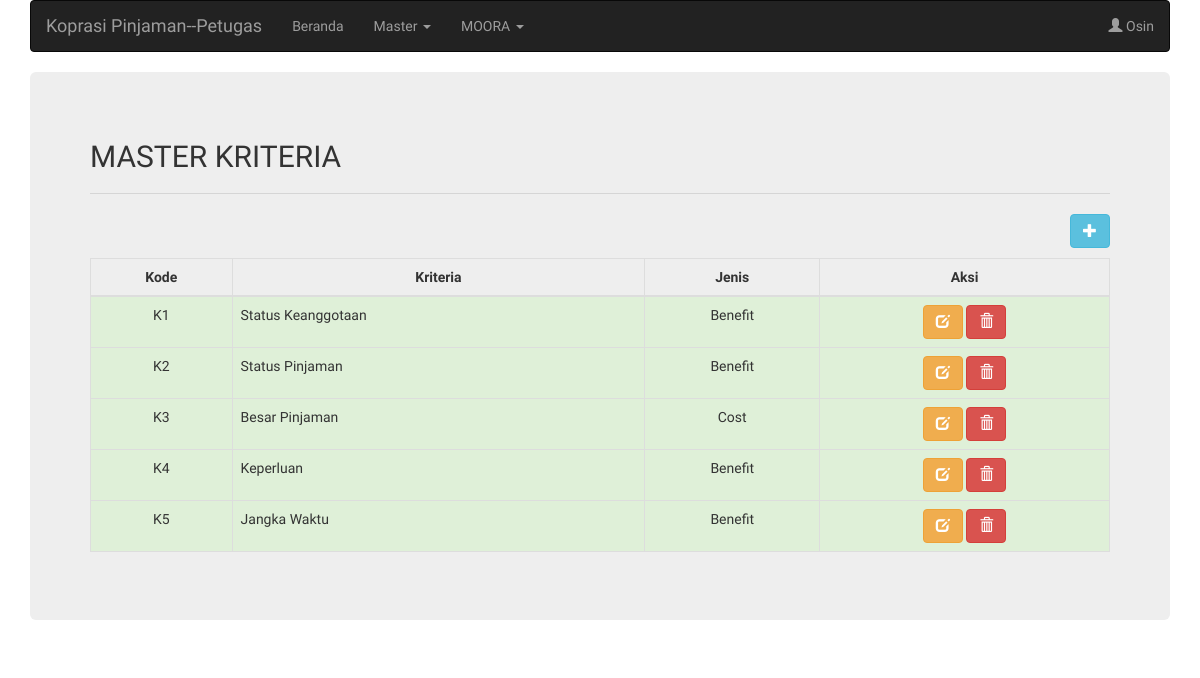
/halaman_petugas.php?page=master_kriteria (signed in), run on the app's committed database.
### tables this page shows
CREATE TABLE `user` (
  `id_anggota` int(11) NOT NULL,
  `nama` varchar(255) NOT NULL,
  `username` varchar(255) NOT NULL,
  `password` varchar(255) NOT NULL,
  `level` varchar(15) NOT NULL,
  `status` enum('aktif','pasif') NOT NULL
);

CREATE TABLE `tb_kriteria` (
  `id` int(11) NOT NULL,
  `kode` varchar(3) NOT NULL,
  `kriteria` varchar(50) NOT NULL,
  `jenis` varchar(20) NOT NULL
);

### petugas/master_kriteria.php (the view, shortened to what this page needs)
<h2>MASTER KRITERIA</h2>
<hr />
<button type="button" class="btn btn-info pull-right" style="margin-bottom: 10px" data-toggle="modal" data-target="#modalTambah">
  <span class="glyphicon glyphicon-plus"></span>
</button>
<table class="table table-bordered">
  <thead>
    <tr>
      <th class="text-center">Kode</th>
      <th class="text-center">Kriteria</th>
      <th class="text-center">Jenis</th>
      <th class="text-center">Aksi</th>
    </tr>
  </thead>
  <tbody>
    <?php
      $sqlKriteria = "SELECT * FROM tb_kriteria";
      $queryKriteria = mysqli_query($koneksi, $sqlKriteria);
    ?>
    <?php while($listKriteria = mysqli_fetch_array($queryKriteria)){ ?>
      <tr class="success">
        <td class="text-center"><?php echo $listKriteria['kode']; ?></td>
        <td><?php echo $listKriteria['kriteria']; ?></td>
        <td class="text-center"><?php echo $listKriteria['jenis']; ?></td>
        <td class="text-center">
          <a
            href="javascript:;"
            data-id="<?php echo $listKriteria['id'] ?>"
            data-kode="<?php echo $listKriteria['kode'] ?>"
            data-kriteria="<?php echo $listKriteria['kriteria'] ?>"
            data-jenis="<?php echo $listKriteria['jenis'] ?>"
            data-toggle="modal" data-target="#modalEdit"
            class="btn btn-warning">
              <span class="glyphicon glyphicon-edit"></span>
          </a>
          <a
            href="javascript:;"
            data-id="<?php echo $listKriteria['id'] ?>"
            data-toggle="modal" data-target="#modalHapus"
            class="btn btn-danger">
              <span class="glyphicon glyphicon-trash"></span>
          </a>
        </td>
      </tr>
    <?php } ?>
  </tbody>
</table>

### halaman_petugas.php (shortened to what this page needs)
<!DOCTYPE html>
<html lang="en">
<head>
  <link rel="stylesheet" href="https://maxcdn.bootstrapcdn.com/bootstrap/3.4.0/css/bootstrap.min.css">
</head>
<body style="font-family: 'Didact Gothic', sans-serif;">
  <?php include("koneksi.php"); ?>
  <?php
      $sqlAnggota = "SELECT * FROM user WHERE username = '".$_SESSION['username']."'";
      $queryAnggota = mysqli_query($koneksi, $sqlAnggota);
      $anggota = mysqli_fetch_array($queryAnggota);
  ?>
  <div class="container">
    <nav class="navbar navbar-inverse">
      <div class="container-fluid">
        <div class="navbar-header">
          <a class="navbar-brand" href="halaman_petugas.php?page=home">Koprasi Pinjaman--Petugas</a>
        </div>
        <ul class="nav navbar-nav">
          <li><a href="halaman_petugas.php?page=home">Beranda</a></li>
          <li class="dropdown">
            <a class="dropdown-toggle" data-toggle="dropdown" href="#">Master
            <span class="caret"></span></a>
          </li>
          <li class="dropdown">
            <a class="dropdown-toggle" data-toggle="dropdown" href="#">MOORA
            <span class="caret"></span></a>
          </li>
        </ul>
        <ul class="nav navbar-nav navbar-right">
          <li class="dropdown"><a class="dropdown-toggle" data-toggle="dropdown" href="#"><span class="glyphicon glyphicon-user"></span> <?php echo $anggota['nama']; ?></a>
          </li>
        </ul>
      </div>
    </nav>
    <div class="jumbotron">
      <?php
        if(isset($_GET['page'])){
          $page = $_GET['page'];
          switch ($page) {
            case 'master_kriteria':
              include "petugas/master_kriteria.php";
              break;
          }
        }else{
          include "petugas/home.php";
        }
       ?>
    </div>
  </div>
</body>
</html>

### data on the page
user: nama "Osin"
tb_kriteria: kode "K1", kriteria "Status Keanggotaan", jenis "Benefit"
tb_kriteria: kode "K2", kriteria "Status Pinjaman", jenis "Benefit"
tb_kriteria: kode "K3", kriteria "Besar Pinjaman", jenis "Cost"
tb_kriteria: kode "K4", kriteria "Keperluan", jenis "Benefit"
tb_kriteria: kode "K5", kriteria "Jangka Waktu", jenis "Benefit"
